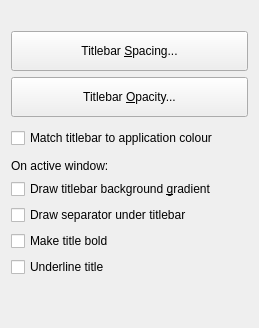
       <widget class="QWidget" name="tab_titlebar">
        <attribute name="title">
         <string>&amp;Titlebar</string>
        </attribute>
        <layout class="QVBoxLayout" name="verticalLayout_5">
         <item>
          <spacer name="verticalSpacer_22">
           <property name="orientation">
            <enum>Qt::Orientation::Vertical</enum>
           </property>
           <property name="sizeType">
            <enum>QSizePolicy::Policy::Fixed</enum>
           </property>
           <property name="sizeHint" stdset="0">
            <size>
             <width>20</width>
             <height>20</height>
            </size>
           </property>
          </spacer>
         </item>
         <item>
          <widget class="QPushButton" name="titleBarSpacingButton">
           <property name="sizePolicy">
            <sizepolicy hsizetype="Fixed" vsizetype="Fixed">
             <horstretch>0</horstretch>
             <verstretch>0</verstretch>
            </sizepolicy>
           </property>
           <property name="minimumSize">
            <size>
             <width>237</width>
             <height>40</height>
            </size>
           </property>
           <property name="text">
            <string>Titlebar &amp;Spacing...</string>
           </property>
           <property name="icon">
            <iconset theme="transform-crop-and-resize">
             <normaloff>../.designer/backup</normaloff>../.designer/backup</iconset>
           </property>
          </widget>
         </item>
         <item>
          <widget class="QPushButton" name="titleBarOpacityButton">
           <property name="sizePolicy">
            <sizepolicy hsizetype="Fixed" vsizetype="Fixed">
             <horstretch>0</horstretch>
             <verstretch>0</verstretch>
            </sizepolicy>
           </property>
           <property name="minimumSize">
            <size>
             <width>237</width>
             <height>40</height>
            </size>
           </property>
           <property name="text">
            <string>Titlebar &amp;Opacity...</string>
           </property>
           <property name="icon">
            <iconset theme="edit-opacity"/>
           </property>
          </widget>
         </item>
         <item>
          <spacer name="verticalSpacer_8">
           <property name="orientation">
            <enum>Qt::Orientation::Vertical</enum>
           </property>
           <property name="sizeType">
            <enum>QSizePolicy::Policy::Fixed</enum>
           </property>
           <property name="sizeHint" stdset="0">
            <size>
             <width>20</width>
             <height>5</height>
            </size>
           </property>
          </spacer>
         </item>
         <item>
          <widget class="QCheckBox" name="matchTitleBarToApplicationColor">
           <property name="text">
            <string>Match titlebar to application colour</string>
           </property>
          </widget>
         </item>
         <item>
          <spacer name="verticalSpacer_4">
           <property name="orientation">
            <enum>Qt::Orientation::Vertical</enum>
           </property>
           <property name="sizeType">
            <enum>QSizePolicy::Policy::Fixed</enum>
           </property>
           <property name="sizeHint" stdset="0">
            <size>
             <width>20</width>
             <height>5</height>
            </size>
           </property>
          </spacer>
         </item>
         <item>
          <widget class="QLabel" name="label">
           <property name="text">
            <string>On active window:</string>
           </property>
          </widget>
         </item>
         <item>
          <widget class="QCheckBox" name="drawBackgroundGradient">
           <property name="text">
            <string>Draw titlebar background &amp;gradient</string>
           </property>
          </widget>
         </item>
         <item>
          <widget class="QCheckBox" name="drawTitleBarSeparator">
           <property name="text">
            <string>Draw separator under titlebar</string>
           </property>
          </widget>
         </item>
         <item>
          <widget class="QCheckBox" name="boldTitle">
           <property name="text">
            <string>Make title bold</string>
           </property>
          </widget>
         </item>
         <item>
          <widget class="QCheckBox" name="underlineTitle">
           <property name="text">
            <string>Underline title</string>
           </property>
          </widget>
         </item>
         <item>
          <spacer name="verticalSpacer_19">
           <property name="orientation">
            <enum>Qt::Orientation::Vertical</enum>
           </property>
           <property name="sizeHint" stdset="0">
            <size>
             <width>20</width>
             <height>40</height>
            </size>
           </property>
          </spacer>
         </item>
        </layout>
       </widget>
